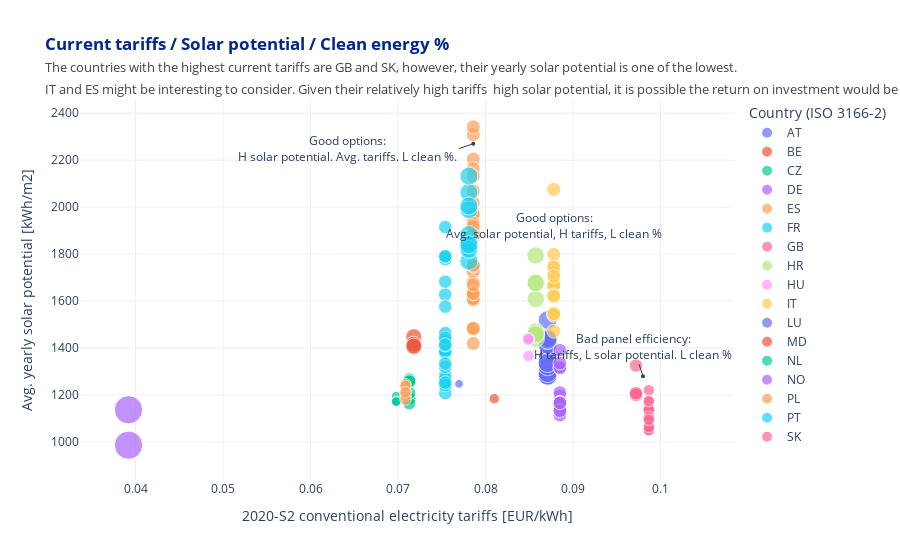

Notebook code for this chart:
### Code cell
f = px.scatter(fully_merged_df, x='2020-S2', y='avg_yearly_potential [kWh/m2]', size='Clean electricity mix (%)', color='Country (ISO 3166-2)',template='plotly_white',
              labels={
                     "2020-S2": "2020-S2 conventional electricity tariffs [EUR/kWh]",
                     'avg_yearly_potential [kWh/m2]': "Avg. yearly solar potential [kWh/m2]",
                     'Clean electricity mix (%)': "Current clean electicity mix [%]"
                 },
              title ='<span style="color:#012888;font-weight:bold">Current tariffs / Solar potential / Clean energy %</span>'+'<br>'+
                    '<span style="font-size: 13px;color:#444444;">The countries with the highest current tariffs are GB and SK, however, their yearly solar potential is one of the lowest. <br>IT and ES might be interesting to consider. Given their relatively high tariffs  high solar potential, it is possible the return on investment would be greater. PT is similar to SP but has a higher clean mix.</span>' )

f.add_annotation(x=0.0786, y=2270, ax=0.077 ,ay=2250,
            xref='x',
            yref='y',
            axref='x',
            ayref='y',
            xanchor='right',
            text="Good options:<br>H solar potential. Avg. tariffs. L clean %.",
            showarrow=True,
            arrowhead=6)
f.add_annotation(x=0.0878, y=1900, ax=0.0878 ,ay=1920,
            text="Good options:<br>Avg. solar potential, H tariffs, L clean %",
            xref='x',
            yref='y',
            axref='x',
            ayref='y',
            showarrow=True,
            arrowhead=6)
f.add_annotation(x=0.098, y=1280, 
            xref='x',
            yref='y',
            text="Bad panel efficiency:<br>H tariffs, L solar potential. L clean %",
            showarrow=True,
            arrowhead=6)

f.show()

### Figure 1 — Plotly figure (JSON) as saved in the notebook; plotly's stock layout.template omitted (floating-point values rounded to 4 significant figures)
{"data": [{"hovertemplate": "Country (ISO 3166-2)=AT<br>2020-S2 conventional electricity tariffs [EUR/kWh]=%{x}<br>Avg. yearly solar potential [kWh/m2]=%{y}<br>Current clean electicity mix [%]=%{marker.size}<extra></extra>", "legendgroup": "AT", "marker": {"color": "#636efa", "size": [0.3363, 0.3363, 0.3363, 0.3363, 0.3363, 0.3363, 0.3363, 0.3363, 0.3363, 0.3363, 0.3363, 0.3363, 0.3363, 0.3363, 0.3363, 0.3363, 0.3363, 0.3363, 0.3363, 0.3363, 0.3363, 0.3363, 0.3363, 0.3363, 0.3363, 0.3363, 0.3363, 0.3363, 0.3363, 0.3363], "sizemode": "area", "sizeref": 0.001866, "symbol": "circle"}, "mode": "markers", "name": "AT", "orientation": "v", "showlegend": true, "type": "scatter", "x": [0.0871, 0.0871, 0.0871, 0.0871, 0.0871, 0.0871, 0.0871, 0.0871, 0.0871, 0.0871, 0.0871, 0.0871, 0.0871, 0.0871, 0.0871, 0.0871, 0.0871, 0.0871, 0.0871, 0.0871, 0.0871, 0.0871, 0.0871, 0.0871, 0.0871, 0.0871, 0.0871, 0.0871, 0.0871, 0.0871], "xaxis": "x", "y": [1440.0, 1368.0, 1357.0, 1282.0, 1356.0, 1338.0, 1336.0, 1341.0, 1419.0, 1336.0, 1354.0, 1284.0, 1442.0, 1438.0, 1283.0, 1282.0, 1419.0, 1287.0, 1357.0, 1415.0, 1437.0, 1285.0, 1282.0, 1282.0, 1519.0, 1293.0, 1322.0, 1442.0, 1435.0, 1336.0], "yaxis": "y"}, {"hovertemplate": "Country (ISO 3166-2)=BE<br>2020-S2 conventional electricity tariffs [EUR/kWh]=%{x}<br>Avg. yearly solar potential [kWh/m2]=%{y}<br>Current clean electicity mix [%]=%{marker.size}<extra></extra>", "legendgroup": "BE", "marker": {"color": "#EF553B", "size": [0.09924], "sizemode": "area", "sizeref": 0.001866, "symbol": "circle"}, "mode": "markers", "name": "BE", "orientation": "v", "showlegend": true, "type": "scatter", "x": [0.081], "xaxis": "x", "y": [1184.0], "yaxis": "y"}, {"hovertemplate": "Country (ISO 3166-2)=CZ<br>2020-S2 conventional electricity tariffs [EUR/kWh]=%{x}<br>Avg. yearly solar potential [kWh/m2]=%{y}<br>Current clean electicity mix [%]=%{marker.size}<extra></extra>", "legendgroup": "CZ", "marker": {"color": "#00cc96", "size": [0.1624, 0.1624, 0.1624, 0.1624, 0.1624, 0.1624, 0.1624, 0.1624, 0.1624, 0.1624], "sizemode": "area", "sizeref": 0.001866, "symbol": "circle"}, "mode": "markers", "name": "CZ", "orientation": "v", "showlegend": true, "type": "scatter", "x": [0.0713, 0.0713, 0.0713, 0.0713, 0.0713, 0.0713, 0.0713, 0.0713, 0.0713, 0.0713], "xaxis": "x", "y": [1185.0, 1253.0, 1256.0, 1255.0, 1185.0, 1267.0, 1165.0, 1257.0, 1208.0, 1259.0], "yaxis": "y"}, {"hovertemplate": "Country (ISO 3166-2)=DE<br>2020-S2 conventional electricity tariffs [EUR/kWh]=%{x}<br>Avg. yearly solar potential [kWh/m2]=%{y}<br>Current clean electicity mix [%]=%{marker.size}<extra></extra>", "legendgroup": "DE", "marker": {"color": "#ab63fa", "size": [0.1735, 0.1735, 0.1735, 0.1735, 0.1735, 0.1735, 0.1735, 0.1735, 0.1735, 0.1735, 0.1735, 0.1735, 0.1735, 0.1735, 0.1735, 0.1735, 0.1735, 0.1735], "sizemode": "area", "sizeref": 0.001866, "symbol": "circle"}, "mode": "markers", "name": "DE", "orientation": "v", "showlegend": true, "type": "scatter", "x": [0.0885, 0.0885, 0.0885, 0.0885, 0.0885, 0.0885, 0.0885, 0.0885, 0.0885, 0.0885, 0.0885, 0.0885, 0.0885, 0.0885, 0.0885, 0.0885, 0.0885, 0.0885], "xaxis": "x", "y": [1154.0, 1390.0, 1197.0, 1315.0, 1114.0, 1210.0, 1148.0, 1317.0, 1164.0, 1335.0, 1167.0, 1153.0, 1169.0, 1166.0, 1135.0, 1167.0, 1132.0, 1166.0], "yaxis": "y"}, {"hovertemplate": "Country (ISO 3166-2)=ES<br>2020-S2 conventional electricity tariffs [EUR/kWh]=%{x}<br>Avg. yearly solar potential [kWh/m2]=%{y}<br>Current clean electicity mix [%]=%{marker.size}<extra></extra>", "legendgroup": "ES", "marker": {"color": "#FFA15A", "size": [0.1836, 0.1836, 0.1836, 0.1836, 0.1836, 0.1836, 0.1836, 0.1836, 0.1836, 0.1836, 0.1836, 0.1836, 0.1836, 0.1836, 0.1836, 0.1836, 0.1836, 0.1836, 0.1836, 0.1836, 0.1836, 0.1836, 0.1836, 0.1836, 0.1836, 0.1836, 0.1836, 0.1836, 0.1836, 0.1836, 0.1836, 0.1836, 0.1836, 0.1836, 0.1836, 0.1836, 0.1836, 0.1836, 0.1836, 0.1836, 0.1836, 0.1836, 0.1836, 0.1836, 0.1836, 0.1836, 0.1836, 0.1836, 0.1836, 0.1836, 0.1836], "sizemode": "area", "sizeref": 0.001866, "symbol": "circle"}, "mode": "markers", "name": "ES", "orientation": "v", "showlegend": true, "type": "scatter", "x": [0.0786, 0.0786, 0.0786, 0.0786, 0.0786, 0.0786, 0.0786, 0.0786, 0.0786, 0.0786, 0.0786, 0.0786, 0.0786, 0.0786, 0.0786, 0.0786, 0.0786, 0.0786, 0.0786, 0.0786, 0.0786, 0.0786, 0.0786, 0.0786, 0.0786, 0.0786, 0.0786, 0.0786, 0.0786, 0.0786, 0.0786, 0.0786, 0.0786, 0.0786, 0.0786, 0.0786, 0.0786, 0.0786, 0.0786, 0.0786, 0.0786, 0.0786, 0.0786, 0.0786, 0.0786, 0.0786, 0.0786, 0.0786, 0.0786, 0.0786, 0.0786], "xaxis": "x", "y": [1639.0, 1881.0, 1942.0, 1615.0, 1935.0, 1733.0, 1487.0, 1894.0, 1632.0, 2018.0, 1605.0, 1862.0, 1727.0, 2309.0, 2205.0, 1910.0, 1419.0, 1748.0, 1932.0, 1879.0, 1632.0, 2342.0, 1875.0, 1636.0, 2164.0, 1971.0, 1971.0, 1611.0, 2131.0, 1632.0, 1928.0, 1484.0, 1636.0, 2069.0, 1483.0, 1604.0, 1634.0, 1610.0, 1926.0, 1748.0, 1680.0, 1635.0, 1636.0, 1632.0, 1931.0, 1895.0, 1631.0, 1918.0, 1881.0, 1753.0, 1669.0], "yaxis": "y"}, {"hovertemplate": "Country (ISO 3166-2)=FR<br>2020-S2 conventional electricity tariffs [EUR/kWh]=%{x}<br>Avg. yearly solar potential [kWh/m2]=%{y}<br>Current clean electicity mix [%]=%{marker.size}<extra></extra>", "legendgroup": "FR", "marker": {"color": "#19d3f3", "size": [0.1722, 0.1722, 0.1722, 0.1722, 0.1722, 0.1722, 0.1722, 0.1722, 0.1722, 0.1722, 0.1722, 0.1722, 0.1722, 0.1722, 0.1722, 0.1722, 0.1722, 0.1722, 0.1722, 0.1722, 0.1722, 0.1722, 0.1722, 0.1722, 0.1722, 0.1722, 0.1722, 0.1722, 0.1722, 0.1722, 0.1722, 0.1722, 0.1722, 0.1722], "sizemode": "area", "sizeref": 0.001866, "symbol": "circle"}, "mode": "markers", "name": "FR", "orientation": "v", "showlegend": true, "type": "scatter", "x": [0.0754, 0.0754, 0.0754, 0.0754, 0.0754, 0.0754, 0.0754, 0.0754, 0.0754, 0.0754, 0.0754, 0.0754, 0.0754, 0.0754, 0.0754, 0.0754, 0.0754, 0.0754, 0.0754, 0.0754, 0.0754, 0.0754, 0.0754, 0.0754, 0.0754, 0.0754, 0.0754, 0.0754, 0.0754, 0.0754, 0.0754, 0.0754, 0.0754, 0.0754], "xaxis": "x", "y": [1240.0, 1382.0, 1453.0, 1376.0, 1379.0, 1778.0, 1386.0, 1272.0, 1463.0, 1380.0, 1628.0, 1236.0, 1242.0, 1286.0, 1240.0, 1208.0, 1253.0, 1577.0, 1427.0, 1683.0, 1271.0, 1242.0, 1320.0, 1386.0, 1415.0, 1434.0, 1334.0, 1412.0, 1444.0, 1253.0, 1415.0, 1791.0, 1790.0, 1915.0], "yaxis": "y"}, {"hovertemplate": "Country (ISO 3166-2)=GB<br>2020-S2 conventional electricity tariffs [EUR/kWh]=%{x}<br>Avg. yearly solar potential [kWh/m2]=%{y}<br>Current clean electicity mix [%]=%{marker.size}<extra></extra>", "legendgroup": "GB", "marker": {"color": "#FF6692", "size": [0.1234, 0.1234, 0.1234, 0.1234, 0.1234, 0.1234, 0.1234, 0.1234, 0.1234, 0.1234, 0.1234, 0.1234, 0.1234, 0.1234, 0.1234, 0.1234, 0.1234, 0.1234], "sizemode": "area", "sizeref": 0.001866, "symbol": "circle"}, "mode": "markers", "name": "GB", "orientation": "v", "showlegend": true, "type": "scatter", "x": [0.09867, 0.09867, 0.09867, 0.09867, 0.09867, 0.09867, 0.09867, 0.09867, 0.09867, 0.09867, 0.09867, 0.09867, 0.09867, 0.09867, 0.09867, 0.09867, 0.09867, 0.09867], "xaxis": "x", "y": [1220.0, 1065.0, 1138.0, 1052.0, 1133.0, 1092.0, 1051.0, 1133.0, 1132.0, 1170.0, 1133.0, 1067.0, 1138.0, 1107.0, 1050.0, 1063.0, 1174.0, 1094.0], "yaxis": "y"}, {"hovertemplate": "Country (ISO 3166-2)=HR<br>2020-S2 conventional electricity tariffs [EUR/kWh]=%{x}<br>Avg. yearly solar potential [kWh/m2]=%{y}<br>Current clean electicity mix [%]=%{marker.size}<extra></extra>", "legendgroup": "HR", "marker": {"color": "#B6E880", "size": [0.2847, 0.2847, 0.2847, 0.2847, 0.2847, 0.2847, 0.2847, 0.2847, 0.2847], "sizemode": "area", "sizeref": 0.001866, "symbol": "circle"}, "mode": "markers", "name": "HR", "orientation": "v", "showlegend": true, "type": "scatter", "x": [0.08573, 0.08573, 0.08573, 0.08573, 0.08573, 0.08573, 0.08573, 0.08573, 0.08573], "xaxis": "x", "y": [1794.0, 1608.0, 1463.0, 1439.0, 1470.0, 1681.0, 1676.0, 1455.0, 1460.0], "yaxis": "y"}, {"hovertemplate": "Country (ISO 3166-2)=HU<br>2020-S2 conventional electricity tariffs [EUR/kWh]=%{x}<br>Avg. yearly solar potential [kWh/m2]=%{y}<br>Current clean electicity mix [%]=%{marker.size}<extra></extra>", "legendgroup": "HU", "marker": {"color": "#FF97FF", "size": [0.1261, 0.1261, 0.1261, 0.1261], "sizemode": "area", "sizeref": 0.001866, "symbol": "circle"}, "mode": "markers", "name": "HU", "orientation": "v", "showlegend": true, "type": "scatter", "x": [0.0849, 0.0849, 0.0849, 0.0849], "xaxis": "x", "y": [1366.0, 1432.0, 1441.0, 1438.0], "yaxis": "y"}, {"hovertemplate": "Country (ISO 3166-2)=IT<br>2020-S2 conventional electricity tariffs [EUR/kWh]=%{x}<br>Avg. yearly solar potential [kWh/m2]=%{y}<br>Current clean electicity mix [%]=%{marker.size}<extra></extra>", "legendgroup": "IT", "marker": {"color": "#FECB52", "size": [0.1818, 0.1818, 0.1818, 0.1818, 0.1818, 0.1818, 0.1818, 0.1818, 0.1818, 0.1818, 0.1818, 0.1818, 0.1818, 0.1818, 0.1818], "sizemode": "area", "sizeref": 0.001866, "symbol": "circle"}, "mode": "markers", "name": "IT", "orientation": "v", "showlegend": true, "type": "scatter", "x": [0.0878, 0.0878, 0.0878, 0.0878, 0.0878, 0.0878, 0.0878, 0.0878, 0.0878, 0.0878, 0.0878, 0.0878, 0.0878, 0.0878, 0.0878], "xaxis": "x", "y": [1672.0, 1668.0, 1666.0, 1626.0, 1546.0, 1751.0, 1721.0, 1472.0, 1799.0, 1745.0, 1620.0, 1539.0, 2076.0, 1706.0, 1546.0], "yaxis": "y"}, {"hovertemplate": "Country (ISO 3166-2)=LU<br>2020-S2 conventional electricity tariffs [EUR/kWh]=%{x}<br>Avg. yearly solar potential [kWh/m2]=%{y}<br>Current clean electicity mix [%]=%{marker.size}<extra></extra>", "legendgroup": "LU", "marker": {"color": "#636efa", "size": [0.07047], "sizemode": "area", "sizeref": 0.001866, "symbol": "circle"}, "mode": "markers", "name": "LU", "orientation": "v", "showlegend": true, "type": "scatter", "x": [0.07698], "xaxis": "x", "y": [1247.0], "yaxis": "y"}, {"hovertemplate": "Country (ISO 3166-2)=MD<br>2020-S2 conventional electricity tariffs [EUR/kWh]=%{x}<br>Avg. yearly solar potential [kWh/m2]=%{y}<br>Current clean electicity mix [%]=%{marker.size}<extra></extra>", "legendgroup": "MD", "marker": {"color": "#EF553B", "size": [0.2384, 0.2384, 0.2384, 0.2384], "sizemode": "area", "sizeref": 0.001866, "symbol": "circle"}, "mode": "markers", "name": "MD", "orientation": "v", "showlegend": true, "type": "scatter", "x": [0.0718, 0.0718, 0.0718, 0.0718], "xaxis": "x", "y": [1404.0, 1448.0, 1416.0, 1408.0], "yaxis": "y"}, {"hovertemplate": "Country (ISO 3166-2)=NL<br>2020-S2 conventional electricity tariffs [EUR/kWh]=%{x}<br>Avg. yearly solar potential [kWh/m2]=%{y}<br>Current clean electicity mix [%]=%{marker.size}<extra></extra>", "legendgroup": "NL", "marker": {"color": "#00cc96", "size": [0.08768, 0.08768, 0.08768, 0.08768], "sizemode": "area", "sizeref": 0.001866, "symbol": "circle"}, "mode": "markers", "name": "NL", "orientation": "v", "showlegend": true, "type": "scatter", "x": [0.0698, 0.0698, 0.0698, 0.0698], "xaxis": "x", "y": [1170.0, 1195.0, 1175.0, 1171.0], "yaxis": "y"}, {"hovertemplate": "Country (ISO 3166-2)=NO<br>2020-S2 conventional electricity tariffs [EUR/kWh]=%{x}<br>Avg. yearly solar potential [kWh/m2]=%{y}<br>Current clean electicity mix [%]=%{marker.size}<extra></extra>", "legendgroup": "NO", "marker": {"color": "#ab63fa", "size": [0.7462, 0.7462], "sizemode": "area", "sizeref": 0.001866, "symbol": "circle"}, "mode": "markers", "name": "NO", "orientation": "v", "showlegend": true, "type": "scatter", "x": [0.0392, 0.0392], "xaxis": "x", "y": [1137.0, 986.1], "yaxis": "y"}, {"hovertemplate": "Country (ISO 3166-2)=PL<br>2020-S2 conventional electricity tariffs [EUR/kWh]=%{x}<br>Avg. yearly solar potential [kWh/m2]=%{y}<br>Current clean electicity mix [%]=%{marker.size}<extra></extra>", "legendgroup": "PL", "marker": {"color": "#FFA15A", "size": [0.1216, 0.1216, 0.1216, 0.1216, 0.1216, 0.1216], "sizemode": "area", "sizeref": 0.001866, "symbol": "circle"}, "mode": "markers", "name": "PL", "orientation": "v", "showlegend": true, "type": "scatter", "x": [0.07086, 0.07086, 0.07086, 0.07086, 0.07086, 0.07086], "xaxis": "x", "y": [1246.0, 1215.0, 1197.0, 1180.0, 1238.0, 1211.0], "yaxis": "y"}, {"hovertemplate": "Country (ISO 3166-2)=PT<br>2020-S2 conventional electricity tariffs [EUR/kWh]=%{x}<br>Avg. yearly solar potential [kWh/m2]=%{y}<br>Current clean electicity mix [%]=%{marker.size}<extra></extra>", "legendgroup": "PT", "marker": {"color": "#19d3f3", "size": [0.3062, 0.3062, 0.3062, 0.3062, 0.3062, 0.3062, 0.3062, 0.3062, 0.3062, 0.3062, 0.3062, 0.3062, 0.3062, 0.3062, 0.3062, 0.3062, 0.3062, 0.3062, 0.3062], "sizemode": "area", "sizeref": 0.001866, "symbol": "circle"}, "mode": "markers", "name": "PT", "orientation": "v", "showlegend": true, "type": "scatter", "x": [0.0781, 0.0781, 0.0781, 0.0781, 0.0781, 0.0781, 0.0781, 0.0781, 0.0781, 0.0781, 0.0781, 0.0781, 0.0781, 0.0781, 0.0781, 0.0781, 0.0781, 0.0781, 0.0781], "xaxis": "x", "y": [1838.0, 1841.0, 1840.0, 1840.0, 1846.0, 1837.0, 1844.0, 1833.0, 1844.0, 1834.0, 1990.0, 2062.0, 2005.0, 1851.0, 1883.0, 1770.0, 2132.0, 1821.0, 1840.0], "yaxis": "y"}, {"hovertemplate": "Country (ISO 3166-2)=SK<br>2020-S2 conventional electricity tariffs [EUR/kWh]=%{x}<br>Avg. yearly solar potential [kWh/m2]=%{y}<br>Current clean electicity mix [%]=%{marker.size}<extra></extra>", "legendgroup": "SK", "marker": {"color": "#FF6692", "size": [0.1689, 0.1689, 0.1689, 0.1689, 0.1689], "sizemode": "area", "sizeref": 0.001866, "symbol": "circle"}, "mode": "markers", "name": "SK", "orientation": "v", "showlegend": true, "type": "scatter", "x": [0.0972, 0.0972, 0.0972, 0.0972, 0.0972], "xaxis": "x", "y": [1204.0, 1199.0, 1201.0, 1207.0, 1325.0], "yaxis": "y"}], "layout": {"annotations": [{"arrowhead": 6, "ax": 0.077, "axref": "x", "ay": 2250, "ayref": "y", "showarrow": true, "text": "Good options:<br>H solar potential. Avg. tariffs. L clean %.", "x": 0.0786, "xanchor": "right", "xref": "x", "y": 2270, "yref": "y"}, {"arrowhead": 6, "ax": 0.0878, "axref": "x", "ay": 1920, "ayref": "y", "showarrow": true, "text": "Good options:<br>Avg. solar potential, H tariffs, L clean %", "x": 0.0878, "xref": "x", "y": 1900, "yref": "y"}, {"arrowhead": 6, "showarrow": true, "text": "Bad panel efficiency:<br>H tariffs, L solar potential. L clean %", "x": 0.098, "xref": "x", "y": 1280, "yref": "y"}], "autosize": true, "legend": {"itemsizing": "constant", "title": {"text": "Country (ISO 3166-2)"}, "tracegroupgap": 0}, "title": {"text": "<span style=\"color:#012888;font-weight:bold\">Current tariffs / Solar potential / Clean energy %</span><br><span style=\"font-size: 13px;color:#444444;\">The countries with the highest current tariffs are GB and SK, however, their yearly solar potential is one of the lowest. <br>IT and ES might be interesting to consider. Given their relatively high tariffs  high solar potential, it is possible the return on investment would be greater. PT is similar to SP but has a higher clean mix.</span>"}, "xaxis": {"anchor": "y", "autorange": true, "domain": [0, 1], "range": [0.03452, 0.1054], "title": {"text": "2020-S2 conventional electricity tariffs [EUR/kWh]"}, "type": "linear"}, "yaxis": {"anchor": "x", "autorange": true, "domain": [0, 1], "range": [804.8, 2474.0], "title": {"text": "Avg. yearly solar potential [kWh/m2]"}, "type": "linear"}}}
